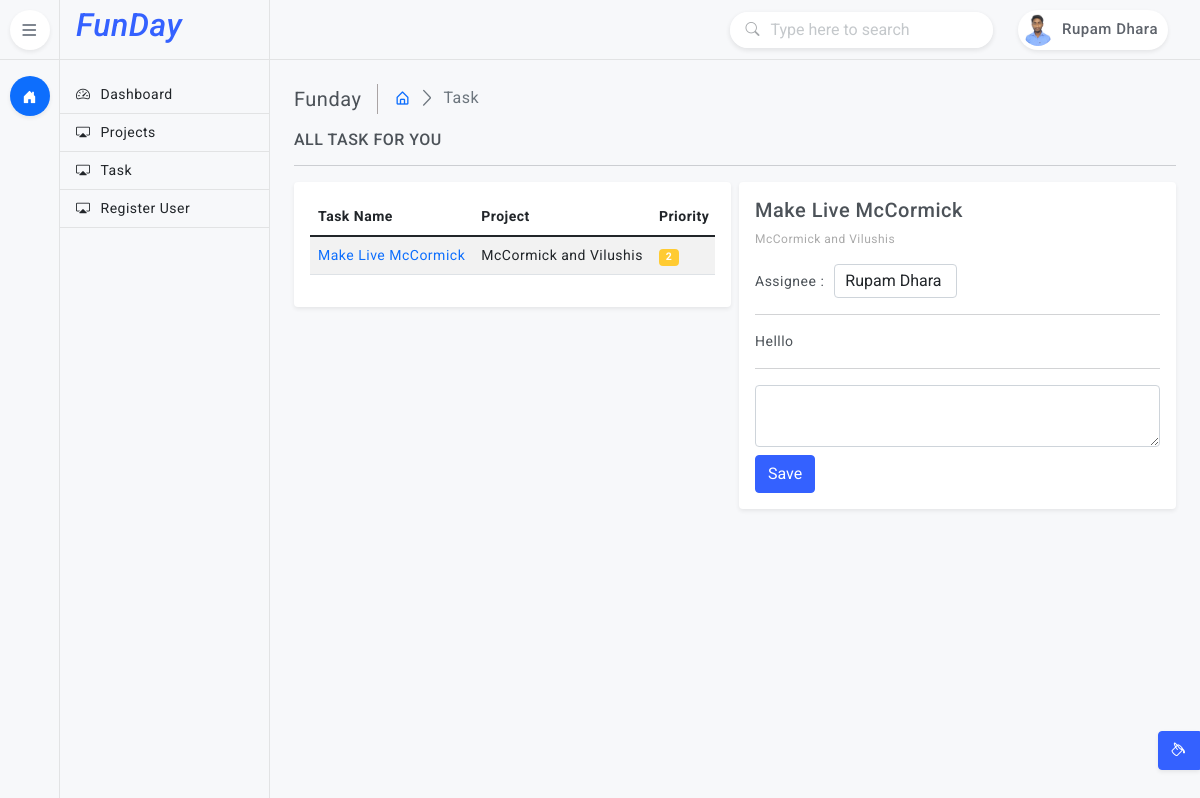
Before: /task/97f90887-b552-4097-b9f1-f5aecfbf24ca/ (signed in) with the older database file.
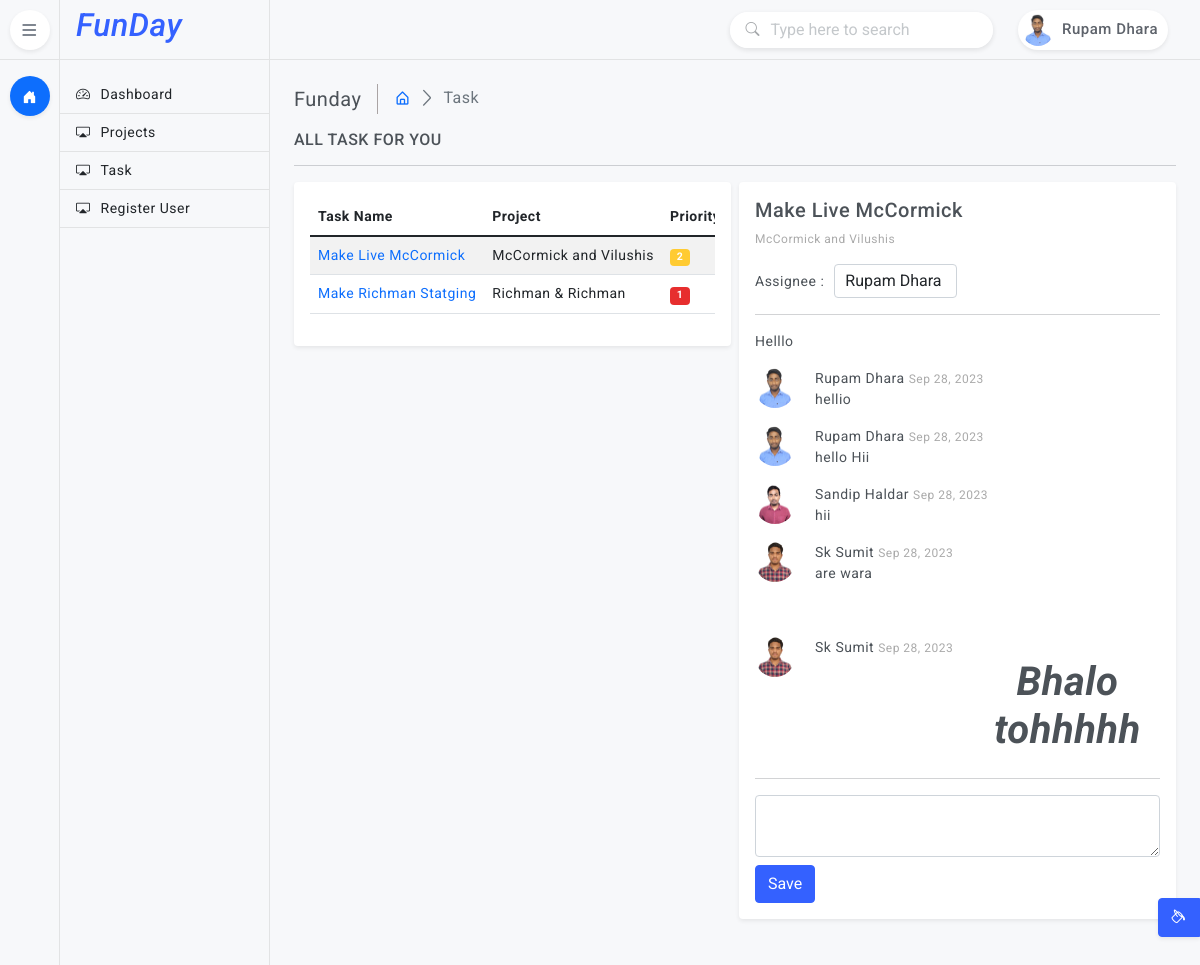
After: the same page with the newer database file.
### account/models.py (models this page shows, shortened)
class Member(AbstractUser):
    username = None
    email = models.EmailField(unique=True)
    profile_image = models.ImageField(upload_to='user/', null=True, blank=True)
    designation = models.CharField(max_length=255, null=True, blank=True)
    objects = UserManager()
    USERNAME_FIELD = 'email'
    REQUIRED_FIELDS = []

### task/models.py (models this page shows, shortened)
class Task(models.Model):
    id = models.UUIDField(primary_key=True, default=uuid.uuid4, editable=False)
    title = models.CharField(max_length=500)
    project = models.ForeignKey(Project, on_delete=models.CASCADE)
    assigned_to = models.ForeignKey(Member, on_delete=models.CASCADE)
    priority = models.IntegerField(default=1, choices=STATUS_CHOICES)
    status = models.ForeignKey(TaskStatus, on_delete=models.CASCADE)
    comments = HTMLField()
    created_at = models.DateTimeField(default=datetime.now)

class Commemts(models.Model):
    task = models.ForeignKey(Task, on_delete=models.CASCADE)
    member = models.ForeignKey(Member, on_delete=models.CASCADE, blank=True, null=True)
    description = models.TextField()
    commented_at = models.DateTimeField(default=datetime.now)

### project/models.py (models this page shows, shortened)
class Project(models.Model):
    title = models.CharField(max_length=255)
    slug = models.SlugField(default='', null=True, blank=True, max_length=100)
    associate = models.ForeignKey(Member, on_delete=models.CASCADE, null=True, blank=True)
    status = models.ForeignKey(ProjectStatus, on_delete=models.CASCADE)
    description = HTMLField(null=True, blank=True)
    url = models.URLField(default='', null=True, blank=True)
    adminurl = models.URLField(max_length=200, null=True, blank=True)
    username = models.CharField(max_length=255, default='', null=True, blank=True)
    password = models.CharField(max_length=255, default='', null=True, blank=True)
    extra_credential = HTMLField(null=True, blank=True)
    date_created = models.DateTimeField(default=datetime.now)
    def __str__(self):
        return self.title

### task/views.py (the view)
# urls.py: path('<str:id>/', views.TaskDetails, name='taskdetails'),
@login_required
def TaskDetails(request, id):
    theme = request.session.get('inlineRadioOptions')
    tasks = Task.objects.filter(assigned_to_id=request.user.id)
    task = get_object_or_404(Task, id=id)
    users = Member.objects.all()
    commemts = Commemts.objects.filter(task_id=id)
    data = {
        'theme' : theme,
        'tasks' : tasks,
        'task' : task,
        'users' : users,
        'commemts' : commemts
    }
    return render(request, 'task-details.html', data)

### task/models.py (called while the page is built)
    def __str__(self):
        return self.title

### templates/task-details.html (shortened to what this page needs)
{% extends "base.html" %}
{% block 'content' %}
    <main class="page-content">
        <div class="page-breadcrumb d-none d-sm-flex align-items-center mb-3">
            <div class="breadcrumb-title pe-3">Funday</div>
            <div class="ps-3">
                <nav aria-label="breadcrumb">
                    <ol class="breadcrumb mb-0 p-0">
                        <li class="breadcrumb-item"><a href="javascript:;"><i class="bx bx-home-alt"></i></a>
                        </li>
                        <li class="breadcrumb-item active" aria-current="page">Task</li>
                    </ol>
                </nav>
            </div>
        </div>
        <h6 class="mb-0 text-uppercase">All Task For You</h6>
        <hr />
        <div class="row g-2">
            <div class="col-md-6">
                <div class="card">
                    <div class="card-body">
                        <div class="table-responsive">
                            <table class="table table-striped" style="width:100%">
                                <thead>
                                    <tr>
                                        <th>Task Name</th>
                                        <th>Project</th>
                                        <th>Priority</th>
                                    </tr>
                                </thead>
                                <tbody>
                                    {% for x in tasks %}
                                        <tr>
                                            <td><a href="{% url "taskdetails" x.id %}">{{ x.title }}</a></td>
                                            <td>{{ x.project }}</td>
                                            <td><span class="badge {% if x.priority == 1 %} bg-danger{% elif x.priority == 2 %} bg-warning{% elif x.priority == 3 %} bg-success{% endif %}">{{ x.priority }}</span></td>
                                        </tr>
                                    {% endfor %}
                                </tbody>
                            </table>
                        </div>
                    </div>
                </div>
            </div>
            <div class="col-md-6">
                <div class="card">
                    <div class="card-body">
                        <h5 class="mb-2">{{ task.title }}</h5>
                        <p class="project mb-3">{{task.project}}</p>
                        <form method="post" action="{% url "changeassign" task.id %}">
                            <label>Assignee :<select name="assignes" class="form-control assign-select" onchange="this.form.submit()">
                                {% for x in users %}
                                    {% if x.is_superuser != 1 %}
                                        <option value="{{x.id}}"  {% if  task.assigned_to_id ==  x.id %}selected{% endif %}> {{x.first_name}} {{x.last_name}}</option>
                                    {% endif %}
                                {% endfor %}
                            </select></label>
                        </form>
                        <hr>
                        <div>
                            {{ task.comments|safe }}
                        </div>
                        <div>
                            {% for x in commemts %}
                                <div class="cmt-item">
                                    <div class="cmt-img">
                                        <img src="/media/{{x.member.profile_image}}">
                                    </div>
                                    <div class="cmt-text">
                                        {{x.member.first_name}} {{x.member.last_name}} <span class="project">{{x.commented_at|date:"M d, Y"}}</span>
                                        <div>
                                            {{x.description|safe}}
                                        </div>
                                    </div>
                                </div>
                            {% endfor %}
                        </div>
                        <hr>
                        <div>
                            <form method="post" action="{% url "addcomment" task.id %}">
                                <textarea name="comments" class="form-control"></textarea>
                                <button type="submit" class="btn btn-primary mt-2">Save</button>
                            </form>
                        </div>
                    </div>
                </div>
            </div>
        </div>
    </main>
{% endblock 'content' %}

### templates/base.html (shortened to what this page needs)
<!doctype html>
{% if theme == 'dark' %}
<html lang="en" class="dark-theme">
{% else %}
<html lang="en" class="minimal-theme">
{% endif %}
<head>
    <link href="/static/plugins/simplebar/css/simplebar.css" rel="stylesheet" />
    <link href="/static/plugins/perfect-scrollbar/css/perfect-scrollbar.css" rel="stylesheet" />
    <link href="/static/plugins/datatable/css/dataTables.bootstrap5.min.css" rel="stylesheet" />
    <link href="/static/css/bootstrap.min.css" rel="stylesheet" />
    <link href="/static/css/bootstrap-extended.css" rel="stylesheet" />
    <link href="/static/css/style.css" rel="stylesheet" />
    <link href="/static/css/icons.css" rel="stylesheet">
    <link rel="stylesheet" href="https://cdnjs.cloudflare.com/ajax/libs/bootstrap-icons/1.10.5/font/bootstrap-icons.min.css" />
    <link href="/static/css/pace.min.css" rel="stylesheet" />
    <link href="/static/css/dark-theme.css" rel="stylesheet" />
    <link href="/static/css/light-theme.css" rel="stylesheet" />
    <link href="/static/css/semi-dark.css" rel="stylesheet" />
    <link href="/static/css/header-colors.css" rel="stylesheet" />
</head>
<body>
    <div class="wrapper">
        <header class="top-header">
            <nav class="navbar navbar-expand">
                <form class="searchbar d-none d-xl-flex ms-auto">
                    <div class="position-absolute top-50 translate-middle-y search-icon ms-3"><i
                            class="bi bi-search"></i></div>
                    <input class="form-control" type="text" placeholder="Type here to search">
                </form>
                <div class="top-navbar-right ms-3">
                    <ul class="navbar-nav align-items-center">
                        {% if request.user.is_authenticated %}
                            <li class="nav-item dropdown dropdown-large">
                                <a class="nav-link dropdown-toggle dropdown-toggle-nocaret" href="#"
                                    data-bs-toggle="dropdown">
                                    <div class="user-setting d-flex align-items-center gap-1">
                                        <img src="/media/{{ request.user.profile_image }}" class="user-img" alt="">
                                        <div class="user-name d-none d-sm-block">{{ request.user.first_name }} {{ request.user.last_name }}</div>
                                    </div>
                                </a>
                            </li>
                        {% endif %}
                    </ul>
                </div>
            </nav>
        </header>
        <aside class="sidebar-wrapper">
            <div class="iconmenu">
                <div class="nav-toggle-box">
                    <div class="nav-toggle-icon"><i class="bi bi-list"></i></div>
                </div>
                <ul class="nav nav-pills flex-column">
                    <li class="nav-item" data-bs-toggle="tooltip" data-bs-placement="right" title="Dashboards">
                        <button class="nav-link active" data-bs-toggle="pill" data-bs-target="#pills-dashboards"
                            type="button"><i class="bi bi-house-door-fill"></i></button>
                    </li>
                </ul>
            </div>
            <div class="textmenu">
                <div class="brand-logo text-center">
                    <h2 class="text-primary"><em>FunDay </em></h2>
                </div>
                <div class="tab-content">
                    <div class="tab-pane fade active show" id="pills-dashboards">
                        <div class="list-group list-group-flush">
                            <a href="{% url "home" %}" class="list-group-item"><i class="bi bi-speedometer2"></i>Dashboard</a>
                            <a href="{% url "project" %}" class="list-group-item"><i class="bi bi-cast"></i></i>Projects</a>
                            <a href="{% url "task" %}" class="list-group-item"><i class="bi bi-cast"></i></i>Task</a>
                            {% if request.user.is_staff == 1 %}<a href="{% url "registration" %}" class="list-group-item"><i class="bi bi-cast"></i></i>Register User</a>{% endif %}
                        </div>
                    </div>
                </div>
            </div>
        </aside>
        {% block 'content' %}{% endblock 'content' %}
        <div class="switcher-body">
            <button class="btn btn-primary btn-switcher shadow-sm" type="button" data-bs-toggle="offcanvas"
                data-bs-target="#offcanvasScrolling" aria-controls="offcanvasScrolling"><i
                    class="bi bi-paint-bucket me-0"></i></button>
        </div>
    </div>
</body>
</html>

Changed rows visible on the page:
added Task: title "Make Richman Statging", project "Richman & Richman", priority "1"
added Commemts: member.profile_image (picture), member.first_name "Rupam", member.last_name "Dhara", commented_at "Sep 28, 2023", description "hellio"
added Commemts: member.profile_image (picture), member.first_name "Rupam", member.last_name "Dhara", commented_at "Sep 28, 2023", description "hello Hii"
added Commemts: member.profile_image (picture), member.first_name "Sandip", member.last_name "Haldar", commented_at "Sep 28, 2023", description "hii"
added Commemts: member.profile_image (picture), member.first_name "Sk", member.last_name "Sumit", commented_at "Sep 28, 2023", description "are wara"
added Commemts: member.profile_image (picture), member.first_name "Sk", member.last_name "Sumit", commented_at "Sep 28, 2023", description "Bhalo tohhhhh"
